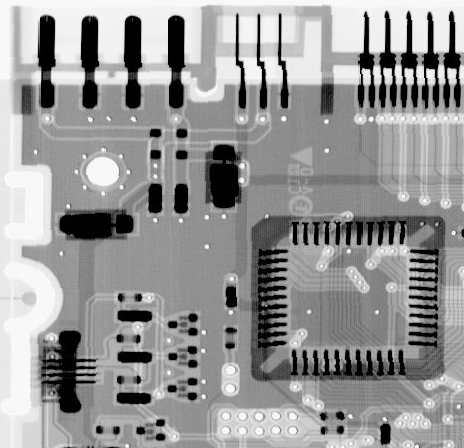
#> input picture HW3/HW3_9733023/PCB.tif, 464 x 448 px; the run also reads 1 picture not shown here
$ python HW3_9733023_Code_Q04.py
#> lines starting #> are read from the running program, lines starting #| are printed output that depends on the picture; after the words box and inside, x2 and y2 are one past the last pixel; in counts of white or black regions, pixels touching at a corner belong together
'''
___OVERVIEW___
CODE FOR QUESTION 4 - HW 3

___SUMMARY___
Bit plane slicing
Motion detector


___AUTHOR___
Amirhossein Daraie — 9733023

___DATE___
20/April/2021
31/01/1400

'''

import numpy as np
import matplotlib.pyplot as plt
import cv2

######################################
#### Bit plane slicing
######################################

def bitplane_slice(image,n):
    if n>7: n=7
    out = []
    # create an image for the n bit plane
    plane = np.full((image.shape[0], image.shape[1]), 2 ** n, np.uint8)
    # execute bitwise and operation
    res = cv2.bitwise_and(plane, image)
    # multiply ones (bit plane sliced) with 255 just for better visualization
    x = res * 255
    return x

img = cv2.imread("PCB.tif", flags=cv2.IMREAD_GRAYSCALE)
#> img is the input picture: shape (448, 464); min 0, max 255, mean 150.8

fig, ax = plt.subplots(2,4,figsize=(15,8))
st = fig.suptitle("Bit plane slicing", fontsize="x-large")
for i,axi in enumerate(ax.ravel()):
    outfinal_i =  bitplane_slice(img, i)
    fig = axi.imshow(outfinal_i, vmin=outfinal_i.min(), vmax=outfinal_i.max(), cmap='gray')
    axi.title.set_text(f'bit {i}')
    axi.axis('off')
    fig.axes.get_xaxis().set_visible(False),fig.axes.get_yaxis().set_visible(False)
#> this loop made 8 passes
#> pass 1, in bitplane_slice, `res = cv2.bitwise_and(plane, image)`:
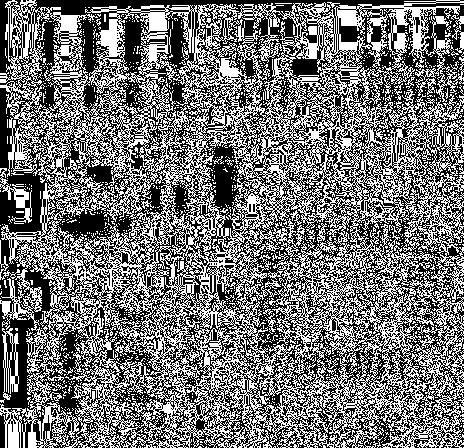
#> res: shape (448, 464); values 0 (black) and 1 (white), 45.6% white in thin lines or dots
plt.tight_layout()
# plt.savefig('9733023-4_image1.png', bbox_inches='tight')
plt.show()
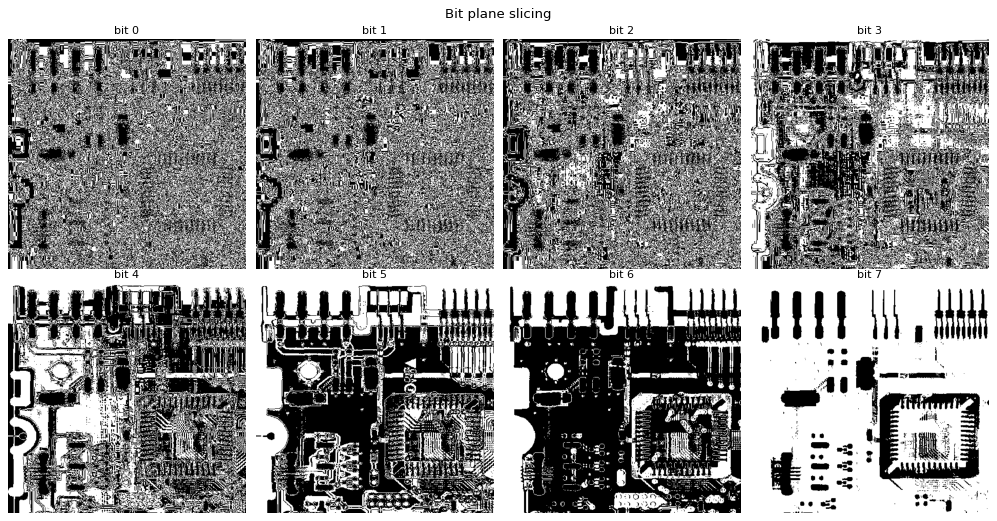
#> figure drawn by matplotlib, 8 panels


######################################
#### Motion detection
######################################

img1 = cv2.imread("NASA-A.tif", flags=cv2.IMREAD_GRAYSCALE)
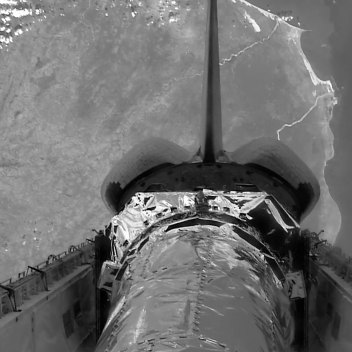
#> input picture HW3/HW3_9733023/NASA-A.tif, 352 x 352 px
#> img1 is the input picture: shape (352, 352); min 1, max 255, mean 111.5
img2 = cv2.imread("NASA-B.tif", flags=cv2.IMREAD_GRAYSCALE)
img3 = cv2.imread("NASA-C.tif", flags=cv2.IMREAD_GRAYSCALE)
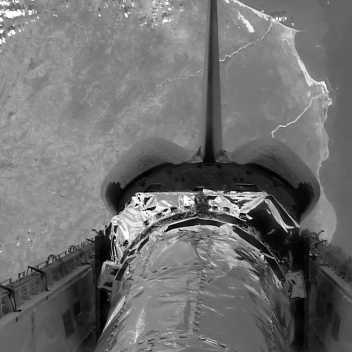
#> input picture HW3/HW3_9733023/NASA-C.tif, 352 x 352 px
#> img3 is the input picture: shape (352, 352); min 1, max 255, mean 111.8
result = []

### compare img1 with img2 && also img2 with img3

# compate img1 with img2
bps1_7 = bitplane_slice(img1, 7)
#> in bitplane_slice (call 9), `res = cv2.bitwise_and(plane, image)`: res: shape (352, 352); values 0 (black) and 128 (white), 46.8% white; 198 white regions (178 under 20 px), largest, box (x1, y1, x2, y2) and area: (0, 0, 264, 352) 47203, (217, 0, 342, 245) 7953, (203, 189, 294, 232) 1162
#> in bitplane_slice (call 9), `res = cv2.bitwise_and(plane, image)`: plane: shape (352, 352); every value is 128
bps1_6 = bitplane_slice(img1, 6)
#> in bitplane_slice (call 10), `res = cv2.bitwise_and(plane, image)`: res: shape (352, 352); values 0 (black) and 64 (white), 38.1% white; 546 white regions (477 under 20 px), largest, box (x1, y1, x2, y2) and area: (213, 0, 352, 263) 18082, (157, 225, 305, 352) 8992, (101, 0, 269, 260) 6049
#> in bitplane_slice (call 10), `res = cv2.bitwise_and(plane, image)`: plane: shape (352, 352); every value is 64
bps1_5 = bitplane_slice(img1, 5)
#> in bitplane_slice (call 11), `res = cv2.bitwise_and(plane, image)`: res: shape (352, 352); values 0 (black) and 32 (white), 38.6% white; 763 white regions (695 under 20 px), largest, box (x1, y1, x2, y2) and area: (89, 0, 352, 352) 20885, (239, 0, 352, 256) 7774, (219, 47, 324, 186) 6931
#> in bitplane_slice (call 11), `res = cv2.bitwise_and(plane, image)`: plane: shape (352, 352); every value is 32
bps1_4 = bitplane_slice(img1, 4)
#> in bitplane_slice (call 12), `res = cv2.bitwise_and(plane, image)`: res: shape (352, 352); values 0 (black) and 16 (white), 46.8% white; 718 white regions (644 under 20 px), largest, box (x1, y1, x2, y2) and area: (0, 0, 352, 352) 43458, (237, 0, 341, 172) 4038, (0, 292, 59, 352) 1642
#> in bitplane_slice (call 12), `res = cv2.bitwise_and(plane, image)`: plane: shape (352, 352); every value is 16

bps2_7 = bitplane_slice(img2, 7)
#> in bitplane_slice (call 13), `res = cv2.bitwise_and(plane, image)`: res: shape (352, 352); values 0 (black) and 128 (white), 47% white; 189 white regions (169 under 20 px), largest, box (x1, y1, x2, y2) and area: (0, 0, 264, 352) 47400, (217, 0, 341, 245) 7965, (203, 189, 294, 232) 1164
bps2_6 = bitplane_slice(img2, 6)
#> in bitplane_slice (call 14), `res = cv2.bitwise_and(plane, image)`: res: shape (352, 352); values 0 (black) and 64 (white), 37.9% white; 541 white regions (479 under 20 px), largest, box (x1, y1, x2, y2) and area: (213, 0, 352, 263) 18040, (157, 225, 305, 352) 8983, (101, 0, 269, 260) 6115
bps2_5 = bitplane_slice(img2, 5)
#> in bitplane_slice (call 15), `res = cv2.bitwise_and(plane, image)`: res: shape (352, 352); values 0 (black) and 32 (white), 38.5% white; 784 white regions (718 under 20 px), largest, box (x1, y1, x2, y2) and area: (89, 0, 352, 352) 20907, (219, 0, 352, 256) 14650, (0, 244, 105, 352) 3331
bps2_4 = bitplane_slice(img2, 4)
#> in bitplane_slice (call 16), `res = cv2.bitwise_and(plane, image)`: res: shape (352, 352); values 0 (black) and 16 (white), 47% white; 704 white regions (628 under 20 px), largest, box (x1, y1, x2, y2) and area: (0, 0, 352, 352) 47386, (0, 292, 60, 352) 1645, (108, 84, 176, 136) 606

res_7 = cv2.bitwise_xor(bps1_7,bps2_7)
#> res_7: shape (352, 352); values 0 (black) and 128 (white), 1.8% white in thin lines or dots
res_6 = cv2.bitwise_xor(bps1_6,bps2_6)
#> res_6: shape (352, 352); values 0 (black) and 192 (white), 2.2% white in thin lines or dots
res_5 = cv2.bitwise_xor(bps1_5,bps2_5)
#> res_5: shape (352, 352); values 0 (black) and 224 (white), 3.5% white in thin lines or dots
res_4 = cv2.bitwise_xor(bps1_4,bps2_4)
#> res_4: shape (352, 352); values 0 (black) and 240 (white), 7.3% white in thin lines or dots

result.append(res_7+res_6+res_5+res_4)


# compate img2 with img3
bps1_7 = bitplane_slice(img2, 7)
bps1_6 = bitplane_slice(img2, 6)
bps1_5 = bitplane_slice(img2, 5)
bps1_4 = bitplane_slice(img2, 4)

bps2_7 = bitplane_slice(img3, 7)
#> in bitplane_slice (call 21), `res = cv2.bitwise_and(plane, image)`: res: shape (352, 352); values 0 (black) and 128 (white), 47% white; 180 white regions (159 under 20 px), largest, box (x1, y1, x2, y2) and area: (0, 0, 264, 352) 47825, (217, 0, 337, 243) 7712, (203, 189, 294, 232) 1167
bps2_6 = bitplane_slice(img3, 6)
#> in bitplane_slice (call 22), `res = cv2.bitwise_and(plane, image)`: res: shape (352, 352); values 0 (black) and 64 (white), 38% white; 520 white regions (465 under 20 px), largest, box (x1, y1, x2, y2) and area: (213, 0, 352, 263) 18535, (160, 225, 305, 352) 8997, (101, 0, 269, 260) 6322
bps2_5 = bitplane_slice(img3, 5)
#> in bitplane_slice (call 23), `res = cv2.bitwise_and(plane, image)`: res: shape (352, 352); values 0 (black) and 32 (white), 39.1% white; 798 white regions (734 under 20 px), largest, box (x1, y1, x2, y2) and area: (0, 0, 352, 352) 25327, (219, 0, 352, 256) 15254, (138, 0, 189, 43) 776
bps2_4 = bitplane_slice(img3, 4)
#> in bitplane_slice (call 24), `res = cv2.bitwise_and(plane, image)`:
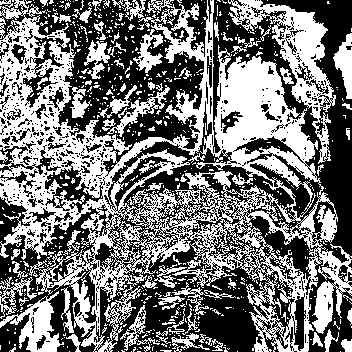
#> res: shape (352, 352); values 0 (black) and 16 (white), 46.6% white; 695 white regions (613 under 20 px), largest, box (x1, y1, x2, y2) and area: (0, 0, 352, 352) 41331, (228, 0, 336, 164) 4273, (0, 291, 64, 352) 1484

res_7 = cv2.bitwise_xor(bps1_7,bps2_7)
#> res_7: shape (352, 352); values 0 (black) and 128 (white), 7.6% white in thin lines or dots
res_6 = cv2.bitwise_xor(bps1_6,bps2_6)
#> res_6: shape (352, 352); values 0 (black) and 192 (white), 8.7% white in thin lines or dots
res_5 = cv2.bitwise_xor(bps1_5,bps2_5)
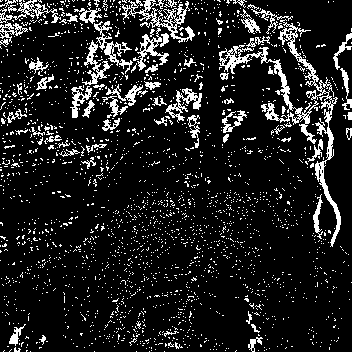
#> res_5: shape (352, 352); values 0 (black) and 224 (white), 12.4% white in thin lines or dots
res_4 = cv2.bitwise_xor(bps1_4,bps2_4)
#> res_4: shape (352, 352); values 0 (black) and 240 (white), 23.9% white in thin lines or dots

result.append(res_7+res_6+res_5+res_4)

# plot results
fig, ax = plt.subplots(1,2,figsize=(10,6))
st = fig.suptitle("Motion Detection", fontsize="x-large")
for i,axi in enumerate(ax.ravel()):
    outfinal_i = result[i]
    fig = axi.imshow(outfinal_i, vmin=outfinal_i.min(), vmax=outfinal_i.max(), cmap='gray')
    axi.title.set_text(f'Image {i+1},{i+2}')
    axi.axis('off')
    fig.axes.get_xaxis().set_visible(False),fig.axes.get_yaxis().set_visible(False)
#> this loop made 2 passes
#> pass 2, `outfinal_i = result[i]`:
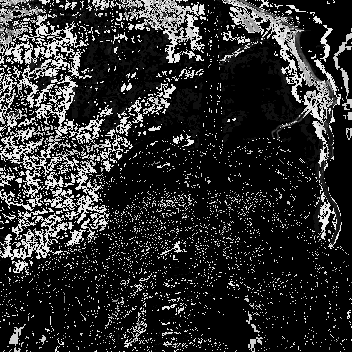
#> outfinal_i: shape (352, 352); min 0, max 240, mean 45.6
plt.tight_layout()
# plt.savefig('9733023-4_image2.png', bbox_inches='tight')
plt.show()
